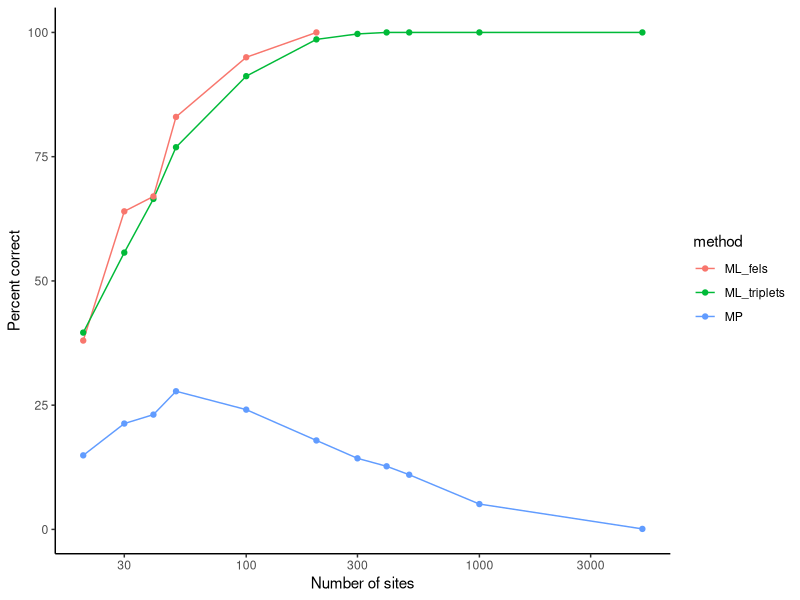
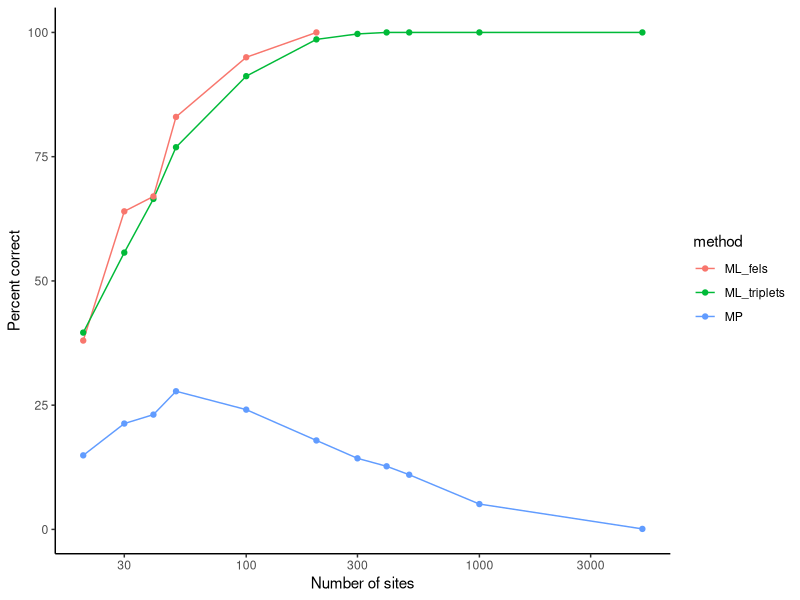

The R script that drew these images, in order:
# setwd("/Users/uym2/my_gits/problin/MP_inconsistent")
setwd("/n/fs/ragr-research/projects/problin/jobs_topology_search")

require(ggplot2)

d = read.table("results.txt",header=T)

ggplot(d,aes(x=k,y=percent_correct*100,color=method)) + geom_line() + geom_point() +
  scale_x_log10() + theme_classic() + xlab("Number of sites") + ylab("Percent correct")

# ggsave("MP_inconsistent.pdf")
ggsave("ML_fels.pdf")
